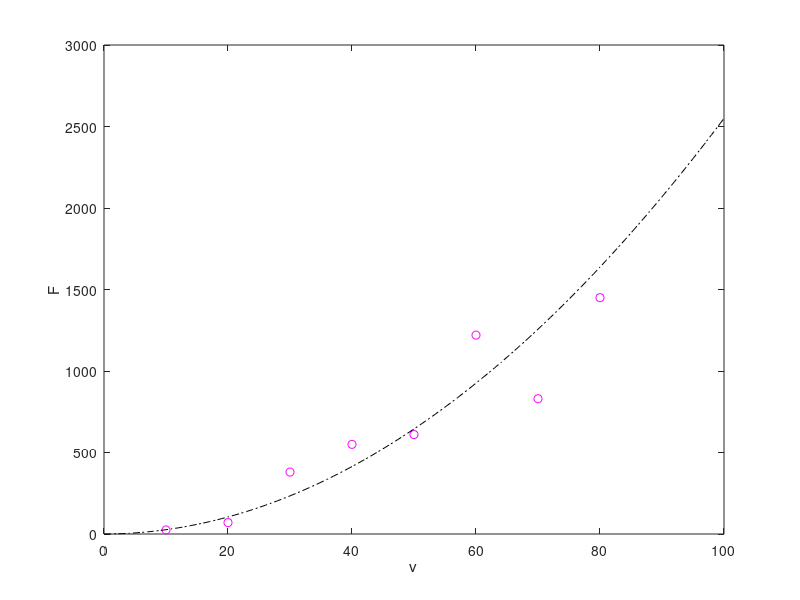

This chart was generated by the following MATLAB code:
v=10:10:80;
F = [25 70 380 550 610 1220 830 1450];
vf = 0:100;
Ff = 0.2741*vf.^1.9843;
plot(v,F,'om',vf,Ff,'-.k')
xlabel('v');ylabel('F');